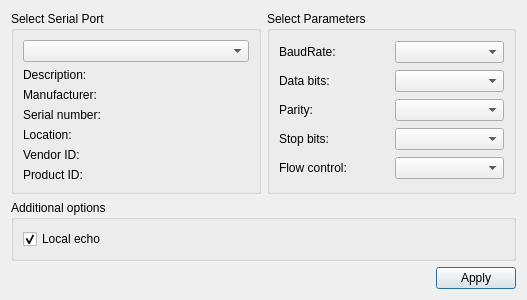
<?xml version="1.0" encoding="UTF-8"?>
<ui version="4.0">
 <class>SettingsDialog</class>
 <widget class="QDialog" name="SettingsDialog">
  <property name="geometry">
   <rect>
    <x>0</x>
    <y>0</y>
    <width>527</width>
    <height>296</height>
   </rect>
  </property>
  <property name="windowTitle">
   <string>Settings</string>
  </property>
  <layout class="QGridLayout" name="gridLayout_3">
   <item row="0" column="1">
    <widget class="QGroupBox" name="parametersBox">
     <property name="title">
      <string>Select Parameters</string>
     </property>
     <layout class="QGridLayout" name="gridLayout_2">
      <item row="0" column="0">
       <widget class="QLabel" name="baudRateLabel">
        <property name="text">
         <string>BaudRate:</string>
        </property>
       </widget>
      </item>
      <item row="0" column="1">
       <widget class="QComboBox" name="baudRateBox"/>
      </item>
      <item row="1" column="0">
       <widget class="QLabel" name="dataBitsLabel">
        <property name="text">
         <string>Data bits:</string>
        </property>
       </widget>
      </item>
      <item row="1" column="1">
       <widget class="QComboBox" name="dataBitsBox"/>
      </item>
      <item row="2" column="0">
       <widget class="QLabel" name="parityLabel">
        <property name="text">
         <string>Parity:</string>
        </property>
       </widget>
      </item>
      <item row="2" column="1">
       <widget class="QComboBox" name="parityBox"/>
      </item>
      <item row="3" column="0">
       <widget class="QLabel" name="stopBitsLabel">
        <property name="text">
         <string>Stop bits:</string>
        </property>
       </widget>
      </item>
      <item row="3" column="1">
       <widget class="QComboBox" name="stopBitsBox"/>
      </item>
      <item row="4" column="0">
       <widget class="QLabel" name="flowControlLabel">
        <property name="text">
         <string>Flow control:</string>
        </property>
       </widget>
      </item>
      <item row="4" column="1">
       <widget class="QComboBox" name="flowControlBox"/>
      </item>
     </layout>
    </widget>
   </item>
   <item row="0" column="0">
    <widget class="QGroupBox" name="selectBox">
     <property name="title">
      <string>Select Serial Port</string>
     </property>
     <layout class="QGridLayout" name="gridLayout">
      <item row="0" column="0">
       <widget class="QComboBox" name="serialPortInfoListBox"/>
      </item>
      <item row="1" column="0">
       <widget class="QLabel" name="descriptionLabel">
        <property name="text">
         <string>Description:</string>
        </property>
       </widget>
      </item>
      <item row="2" column="0">
       <widget class="QLabel" name="manufacturerLabel">
        <property name="text">
         <string>Manufacturer:</string>
        </property>
       </widget>
      </item>
      <item row="3" column="0">
       <widget class="QLabel" name="serialNumberLabel">
        <property name="text">
         <string>Serial number:</string>
        </property>
       </widget>
      </item>
      <item row="4" column="0">
       <widget class="QLabel" name="locationLabel">
        <property name="text">
         <string>Location:</string>
        </property>
       </widget>
      </item>
      <item row="5" column="0">
       <widget class="QLabel" name="vidLabel">
        <property name="text">
         <string>Vendor ID:</string>
        </property>
       </widget>
      </item>
      <item row="6" column="0">
       <widget class="QLabel" name="pidLabel">
        <property name="text">
         <string>Product ID:</string>
        </property>
       </widget>
      </item>
     </layout>
    </widget>
   </item>
   <item row="2" column="0" colspan="2">
    <layout class="QHBoxLayout" name="horizontalLayout">
     <item>
      <spacer name="horizontalSpacer">
       <property name="orientation">
        <enum>Qt::Horizontal</enum>
       </property>
       <property name="sizeHint" stdset="0">
        <size>
         <width>96</width>
         <height>20</height>
        </size>
       </property>
      </spacer>
     </item>
     <item>
      <widget class="QPushButton" name="applyButton">
       <property name="text">
        <string>Apply</string>
       </property>
      </widget>
     </item>
    </layout>
   </item>
   <item row="1" column="0" colspan="2">
    <widget class="QGroupBox" name="additionalOptionsGroupBox">
     <property name="title">
      <string>Additional options</string>
     </property>
     <layout class="QVBoxLayout" name="verticalLayout">
      <item>
       <widget class="QCheckBox" name="localEchoCheckBox">
        <property name="text">
         <string>Local echo</string>
        </property>
        <property name="checked">
         <bool>true</bool>
        </property>
       </widget>
      </item>
     </layout>
    </widget>
   </item>
  </layout>
 </widget>
 <resources/>
 <connections/>
</ui>
